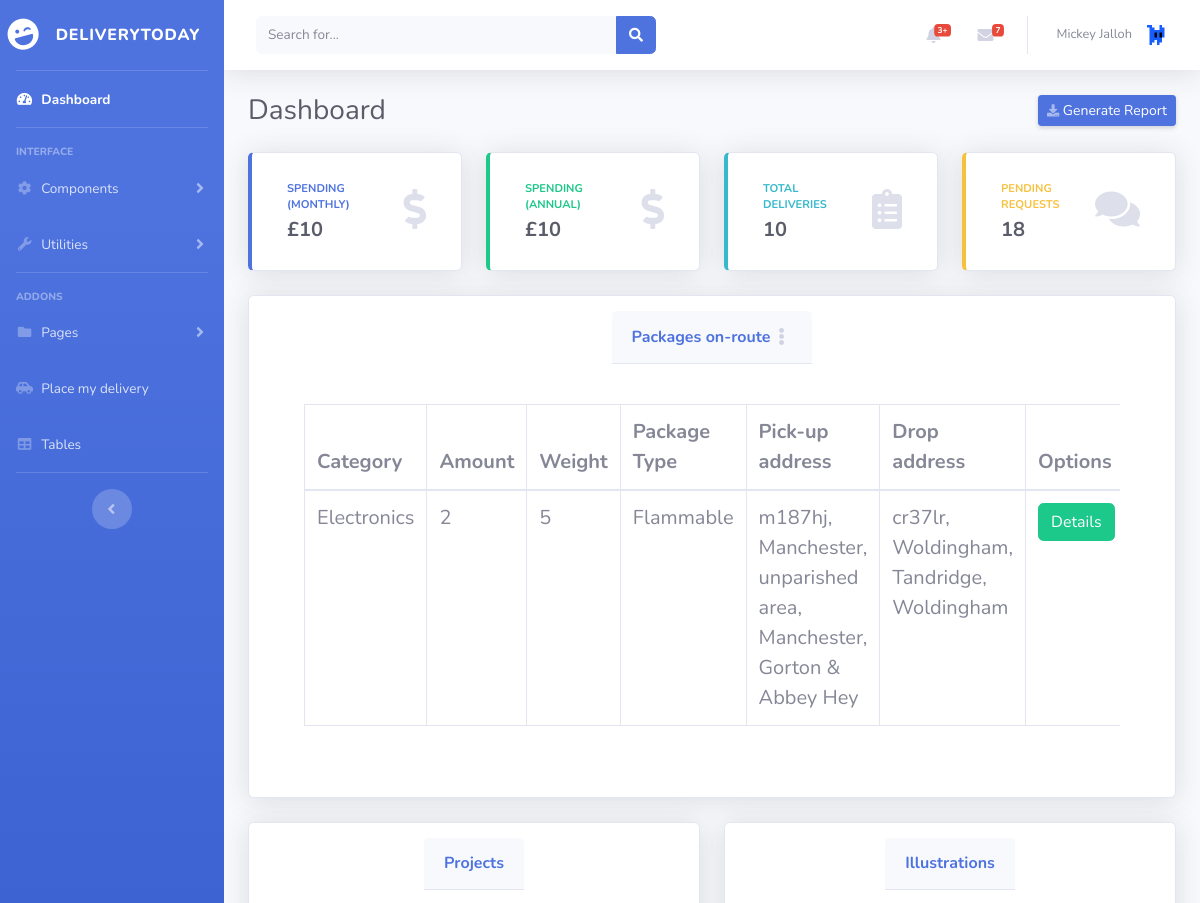
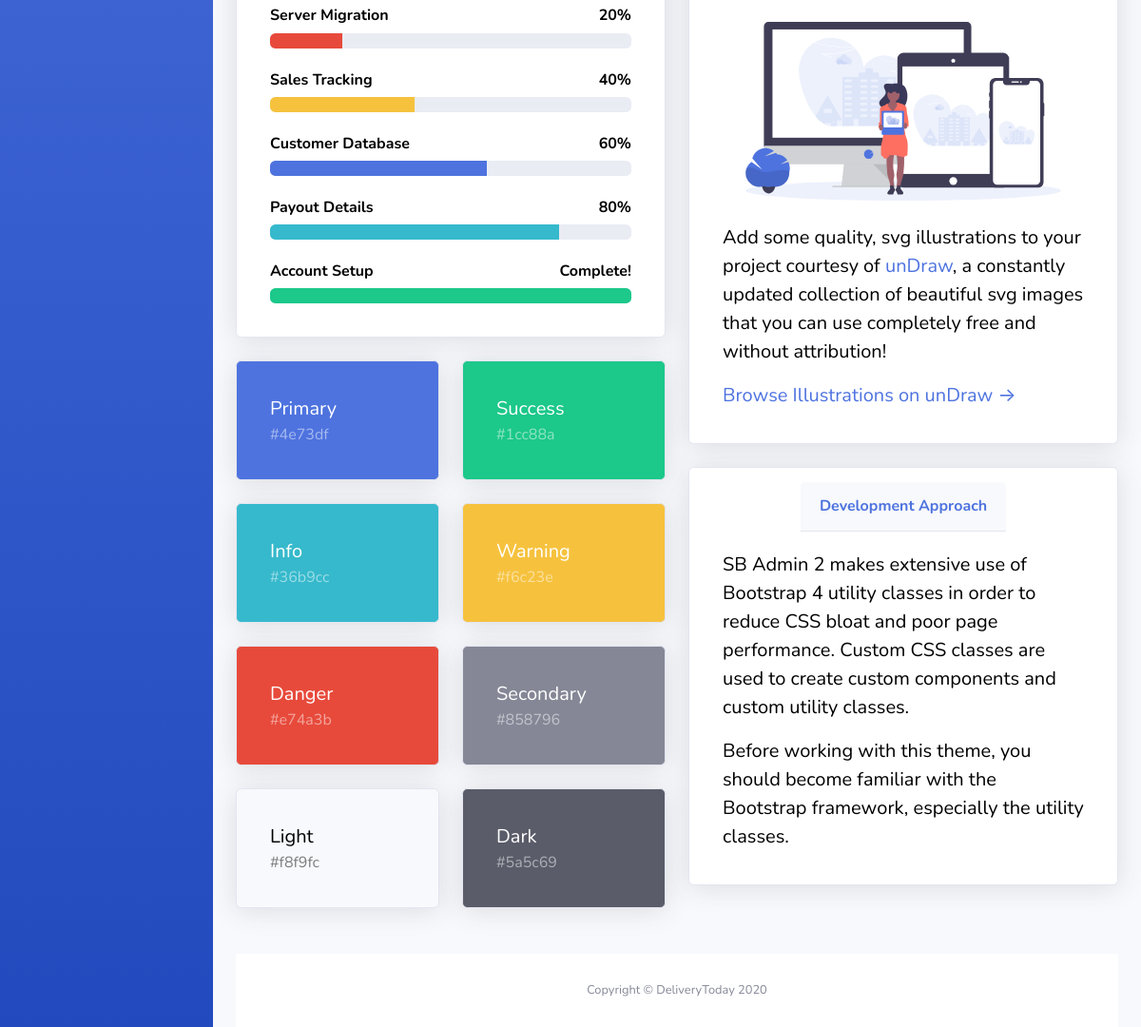
Screenshot of /user/dashboard (signed in) with the database file from the repository (2 pictures, top to bottom).
### flaskapp/models.py (models this page shows, shortened)
class BaseModel(Model):
    class Meta:
        database = db

class Package(BaseModel):
    user = ForeignKeyField(User, backref = "packages")
    amount = IntegerField()
    category = CharField()
    weight = IntegerField()
    size = IntegerField()
    pkgType = CharField()
    pkgSource = CharField()
    description = CharField()
    pkgDes = CharField()
    status = CharField() #Pending, In-Progress, Delievered, On-Pickup
    timestamp = DateTimeField()
    pickup_address = CharField()
    drop_address = CharField()

### flaskapp/user/__init__.py (the view)
@user.route('/user/dashboard')
def dashboard():
    permission_required(["User"])
    id = session["id"]
    print(id)
    packages = get_packages("OnRoute")
    print("Got packages")
    user = User.select().where(User.id == id).first()
    print("Got users")
    if user:
        print("Use got")
        monthly_spendings = 10 #user.get_monthly_spendings()
        print("Spending monthly")
        yearly_spendings = 10 #user.get_yearly_spendings()
        print("Spending yearly")
        total_deliveries = 10# user.get_total_deliveries()
        print("Total Deliveries")
        return render_template("user/dashboard.html", monthly_spendings = monthly_spendings, yearly_spendings = yearly_spendings, total_deliveries = total_deliveries, packages = packages)
    return abort(404)

### flaskapp/app.py (called while the page is built)
@app.before_request
def before_request():
    session.permanent = True
    app.permanent_session_lifetime = timedelta(minutes=30)

### flaskapp/helpers/permissionHandler.py (called while the page is built)
def permission_required(permissions: List):
    has_permission = False
    for permission in permissions:
        if permission in current_user.account_type:
            has_permission = True
    if not has_permission:
        abort(403)

### flaskapp/models.py (called while the page is built)
@login_manager.user_loader
def load_user(id):
    return User.select().where(User.id == id).first()

def get_packages(status =""):
    if status == "":
        return [package for package in Package.select()]
    else:
        return [package for package in  Package.select().where(Package.status == status)]

### flaskapp/templates/user/dashboard.html (shortened to what this page needs)
{% extends "admin-layout.html" %}
{% block content %}
<div class="d-sm-flex align-items-center justify-content-between mb-4">
    <h1 class="h3 mb-0 text-gray-800">Dashboard</h1>
    <a href="#" class="d-none d-sm-inline-block btn btn-sm btn-primary shadow-sm"><i class="fas fa-download fa-sm text-white-50"></i> Generate Report</a>
  </div>
  <div class="row">
    <div class="col-xl-3 col-md-6 mb-4">
      <div class="card border-left-primary shadow h-100 py-2">
        <div class="card-body">
          <div class="row no-gutters align-items-center">
            <div class="col mr-2">
              <div class="text-xs font-weight-bold text-primary text-uppercase mb-1">Spending (Monthly)</div>
              <div class="h5 mb-0 font-weight-bold text-gray-800">£{{monthly_spendings}}</div>
            </div>
            <div class="col-auto">
              <i class="fas fa-dollar-sign fa-2x text-gray-300"></i>
            </div>
          </div>
        </div>
      </div>
    </div>
    <div class="col-xl-3 col-md-6 mb-4">
      <div class="card border-left-success shadow h-100 py-2">
        <div class="card-body">
          <div class="row no-gutters align-items-center">
            <div class="col mr-2">
              <div class="text-xs font-weight-bold text-success text-uppercase mb-1">Spending (Annual)</div>
              <div class="h5 mb-0 font-weight-bold text-gray-800">£{{yearly_spendings}}</div>
            </div>
            <div class="col-auto">
              <i class="fas fa-dollar-sign fa-2x text-gray-300"></i>
            </div>
          </div>
        </div>
      </div>
    </div>
    <div class="col-xl-3 col-md-6 mb-4">
      <div class="card border-left-info shadow h-100 py-2">
        <div class="card-body">
          <div class="row no-gutters align-items-center">
            <div class="col mr-2">
              <div class="text-xs font-weight-bold text-info text-uppercase mb-1">Total deliveries</div>
              <div class="row no-gutters align-items-center">
                <div class="col-auto">
                  <div class="h5 mb-0 mr-3 font-weight-bold text-gray-800">{{total_deliveries}}</div>
                </div>
              </div>
            </div>
            <div class="col-auto">
              <i class="fas fa-clipboard-list fa-2x text-gray-300"></i>
            </div>
          </div>
        </div>
      </div>
    </div>
    <div class="col-xl-3 col-md-6 mb-4">
      <div class="card border-left-warning shadow h-100 py-2">
        <div class="card-body">
          <div class="row no-gutters align-items-center">
            <div class="col mr-2">
              <div class="text-xs font-weight-bold text-warning text-uppercase mb-1">Pending Requests</div>
              <div class="h5 mb-0 font-weight-bold text-gray-800">18</div>
            </div>
            <div class="col-auto">
              <i class="fas fa-comments fa-2x text-gray-300"></i>
            </div>
          </div>
        </div>
      </div>
    </div>
  </div>
  <div class="row">
    <div class="col-xl-12 col-lg-7">
      <div class="card shadow mb-4">
        <div class="card-header py-3 d-flex flex-row align-items-center justify-content-between">
          <h6 class="m-0 font-weight-bold text-primary">Packages on-route</h6>
          <div class="dropdown no-arrow">
            <a class="dropdown-toggle" href="#" role="button" id="dropdownMenuLink" data-toggle="dropdown" aria-haspopup="true" aria-expanded="false">
              <i class="fas fa-ellipsis-v fa-sm fa-fw text-gray-400"></i>
            </a>
          </div>
        </div>
                <div class="card-body">
                  <div class="card-body">
                    <div class="table-responsive">
                      <table class="table table-bordered" id="dataTable" width="100%" cellspacing="0">
                          <thead>
                              <tr>
                                  <th>Category</th>
                                  <th>Amount</th>
                                  <th>Weight</th>
                                  <th>Package Type</th>
                                  <th>Pick-up address</th>
                                  <th>Drop address</th>
                                  <th>Options</th>
                              </tr>
                          </thead>
                          <tbody>
                              {% for package in packages %}
                              <tr>
                                <td>{{ package.category }}</td>
                                <td>{{ package.amount }}</td>
                                <td>{{ package.weight }}</td>
                                <td>{{ package.pkgType }}</td>
                                <td>{{ package.drop_address}}</td>
                                <td>{{ package.pickup_address}}</td>
                                <td><a href = "{{url_for('user.package_detail', id = package.id)}}" class = "btn btn-success">Details</a> </td>
                              </tr>
                              {% endfor %}
                          </tbody>
                      </table>
                    </div>
                </div>
              </div>
            </div>
  <div class="row">
    <div class="col-lg-6 mb-4">
      <div class="card shadow mb-4">
        <div class="card-header py-3">
          <h6 class="m-0 font-weight-bold text-primary">Projects</h6>
        </div>
        <div class="card-body">
          <h4 class="small font-weight-bold">Server Migration <span class="float-right">20%</span></h4>
          <div class="progress mb-4">
            <div class="progress-bar bg-danger" role="progressbar" style="width: 20%" aria-valuenow="20" aria-valuemin="0" aria-valuemax="100"></div>
          </div>
          <h4 class="small font-weight-bold">Sales Tracking <span class="float-right">40%</span></h4>
          <div class="progress mb-4">
            <div class="progress-bar bg-warning" role="progressbar" style="width: 40%" aria-valuenow="40" aria-valuemin="0" aria-valuemax="100"></div>
          </div>
          <h4 class="small font-weight-bold">Customer Database <span class="float-right">60%</span></h4>
          <div class="progress mb-4">
            <div class="progress-bar" role="progressbar" style="width: 60%" aria-valuenow="60" aria-valuemin="0" aria-valuemax="100"></div>
          </div>
          <h4 class="small font-weight-bold">Payout Details <span class="float-right">80%</span></h4>
          <div class="progress mb-4">
            <div class="progress-bar bg-info" role="progressbar" style="width: 80%" aria-valuenow="80" aria-valuemin="0" aria-valuemax="100"></div>
          </div>
          <h4 class="small font-weight-bold">Account Setup <span class="float-right">Complete!</span></h4>
          <div class="progress">
            <div class="progress-bar bg-success" role="progressbar" style="width: 100%" aria-valuenow="100" aria-valuemin="0" aria-valuemax="100"></div>
          </div>
        </div>
      </div>
      <div class="row">
        <div class="col-lg-6 mb-4">
          <div class="card bg-primary text-white shadow">
            <div class="card-body">
              Primary
              <div class="text-white-50 small">#4e73df</div>
            </div>
          </div>
        </div>
        <div class="col-lg-6 mb-4">
          <div class="card bg-success text-white shadow">
            <div class="card-body">
              Success
              <div class="text-white-50 small">#1cc88a</div>
            </div>
          </div>
        </div>
        <div class="col-lg-6 mb-4">
          <div class="card bg-info text-white shadow">
            <div class="card-body">
              Info
              <div class="text-white-50 small">#36b9cc</div>
            </div>
          </div>
        </div>
        <div class="col-lg-6 mb-4">
          <div class="card bg-warning text-white shadow">
            <div class="card-body">
              Warning
              <div class="text-white-50 small">#f6c23e</div>
            </div>
          </div>
        </div>
        <div class="col-lg-6 mb-4">
          <div class="card bg-danger text-white shadow">
            <div class="card-body">
              Danger
              <div class="text-white-50 small">#e74a3b</div>
            </div>
          </div>
        </div>
        <div class="col-lg-6 mb-4">
          <div class="card bg-secondary text-white shadow">
            <div class="card-body">
              Secondary
              <div class="text-white-50 small">#858796</div>
            </div>
          </div>
        </div>
        <div class="col-lg-6 mb-4">
          <div class="card bg-light text-black shadow">
            <div class="card-body">
              Light
              <div class="text-black-50 small">#f8f9fc</div>
            </div>
          </div>
      </div>
      <div class="col-lg-6 mb-4">
        <div class="card bg-dark text-white shadow">
          <div class="card-body">
              Dark
              <div class="text-white-50 small">#5a5c69</div>
          </div>
        </div>
      </div>
    </div>
    </div>
    <div class="col-lg-6 mb-4">
      <div class="card shadow mb-4">
        <div class="card-header py-3">
          <h6 class="m-0 font-weight-bold text-primary">Illustrations</h6>
        </div>
        <div class="card-body">
          <div class="text-center">
            <img class="img-fluid px-3 px-sm-4 mt-3 mb-4" style="width: 25rem;" src="img/undraw_posting_photo.svg" alt="">
          </div>
          <p>Add some quality, svg illustrations to your project courtesy of <a target="_blank" rel="nofollow" href="https://undraw.co/">unDraw</a>, a constantly updated collection of beautiful svg images that you can use completely free and without attribution!</p>
          <a target="_blank" rel="nofollow" href="https://undraw.co/">Browse Illustrations on unDraw &rarr;</a>
        </div>
      </div>
      <div class="card shadow mb-4">
        <div class="card-header py-3">
          <h6 class="m-0 font-weight-bold text-primary">Development Approach</h6>
        </div>
        <div class="card-body">
          <p>SB Admin 2 makes extensive use of Bootstrap 4 utility classes in order to reduce CSS bloat and poor page performance. Custom CSS classes are used to create custom components and custom utility classes.</p>
          <p class="mb-0">Before working with this theme, you should become familiar with the Bootstrap framework, especially the utility classes.</p>
        </div>
      </div>
    </div>
  </div>
{% endblock content %}

### flaskapp/static/css/site.css (style rules this page uses)
Body { background-image: url("/static/images/Delogo.png"); background-size: cover; background-attachment: fixed; background-size: 100%, 100%; font-family: 'Times New Roman', Times, serif; }
* { margin: 0px; padding: 0px; }
.card { background: transparent; border-radius: 0px; border: 0px; border-bottom: 1px solid gray; padding: 15px; color:black; font-size: 20px; }
.card-header { align-self: center; font-size: 20px; color: white; }

### rows the page displays
Package: category "Electronics", amount "2", weight "5", pkgType "Flammable", drop_address "m187hj, Manchester, unparished area, Manchester, Gorton & Abbey Hey", pickup_address "cr37lr, Woldingham, Tandridge, Woldingham"

### other values shown
{{ session["name"] }} "Mickey Jalloh"
{{ monthly_spendings }} "10"
{{ yearly_spendings }} "10"
{{ total_deliveries }} "10"
